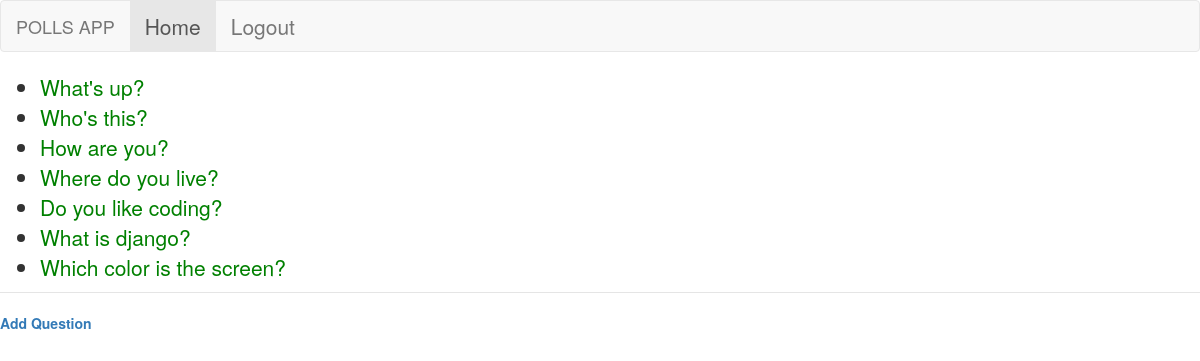
The page /polls/ (signed in) on the database its author committed.
### polls/models.py (models this page shows, shortened)
class Question(models.Model):
    question_text = models.CharField(max_length=200)
    pub_date = models.DateTimeField('date published')

### polls/views.py (the view)
# urls.py: path('', views.IndexView.as_view(), name='index'),
class IndexView(LoginRequiredMixin, generic.ListView):
    template_name = 'polls/index.html'
    context_object_name = 'latest_question_list'
    def get_queryset(self):
        return Question.objects.all()

### polls/templates/polls/index.html (shortened to what this page needs)
{% load static %}
<!DOCTYPE html>
<html lang="en">
<head>
  <link rel="stylesheet" href="https://maxcdn.bootstrapcdn.com/bootstrap/3.4.1/css/bootstrap.min.css">
    <link rel="stylesheet" type="text/css" href="{% static 'polls/style.css' %}">
</head>
<body>
<fieldset>
<legend>
    <nav class="navbar navbar-default">
  <div class="container-fluid">
    <div class="navbar-header">
      <a class="navbar-brand" href="#">POLLS APP</a>
    </div>
    <ul class="nav navbar-nav">
      <li class="active"><a href="{% url 'polls:index' %}">Home</a></li>
      <li><a href="{% url 'logout' %}">Logout</a></li>
    </ul>
  </div>
</nav>
  <ul>
    {% for question in latest_question_list %}
        <li><a href="{% url 'polls:detail' question.id %}">{{ question.question_text }}</a></li>
    {% endfor %}
  </ul>
</fieldset>
{% if request.user.is_staff %}
<a href="{% url 'polls:add_question' %}"><b> Add Question</b></a>
{% endif %}
</body>
</html>

### polls/static/polls/style.css (style rules this page uses)
li a { color: green; }

### rows shown on the page
Question: question_text "What's up?"
Question: question_text "Who's this?"
Question: question_text "How are you?"
Question: question_text "Where do you live?"
Question: question_text "Do you like coding?"
Question: question_text "What is django?"
Question: question_text "Which color is the screen?"
